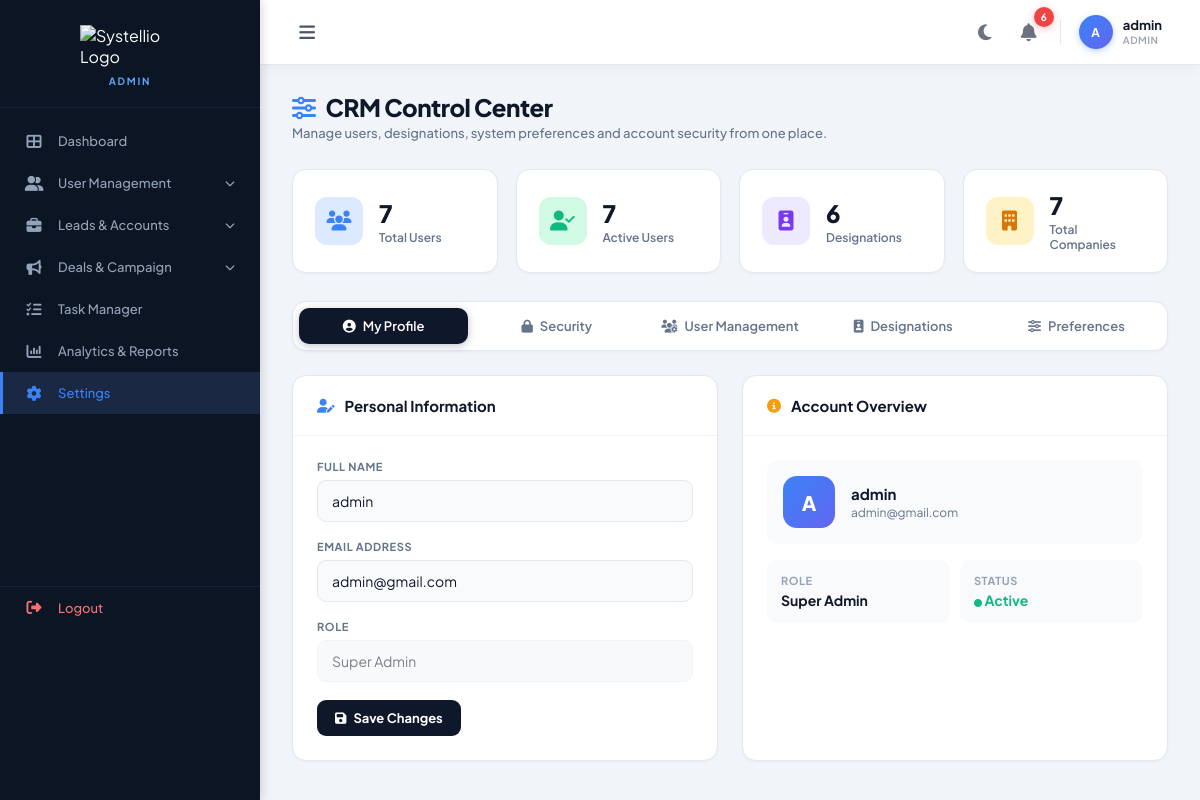
The page /settings.php (signed in) on the database its author committed.
### tables this page shows
CREATE TABLE `users` (
  `id` int(11) NOT NULL,
  `name` varchar(100) NOT NULL,
  `username` varchar(50) NOT NULL,
  `email` varchar(100) DEFAULT NULL,
  `password` varchar(255) NOT NULL,
  `role` enum('super_admin','admin','manager','agent') NOT NULL,
  `designation` varchar(100) DEFAULT NULL,
  `status` enum('active','inactive') DEFAULT 'active',
  `created_at` timestamp NOT NULL DEFAULT current_timestamp(),
  `phone` varchar(50) DEFAULT NULL,
  `created_by` varchar(100) DEFAULT NULL,
  `reporting_to` varchar(100) DEFAULT NULL
);

### settings.php (the view, shortened to what this page needs)
<?php
@include 'config.php';
$activeTab    = "profile";
$current_name  = $_SESSION['name'] ?? '';
$current_email = '';
if (isset($conn)) {
    $uid = $_SESSION['user_id'];
    $uq  = mysqli_query($conn, "SELECT * FROM users WHERE id='$uid'");
    if ($uq && mysqli_num_rows($uq) > 0) {
        $ud            = mysqli_fetch_assoc($uq);
        $current_name  = $ud['name']  ?? $_SESSION['name'];
        $current_email = $ud['email'] ?? '';
    }
}
$all_users = [];
if (isset($conn)) {
    $uq2 = mysqli_query($conn, "SELECT * FROM users ORDER BY created_at DESC");
    if ($uq2) while ($r = mysqli_fetch_assoc($uq2)) $all_users[] = $r;
}
$all_designations = [];
if (isset($conn)) {
    $dq = mysqli_query($conn, "SELECT * FROM designations ORDER BY id DESC");
    if ($dq) while ($r = mysqli_fetch_assoc($dq)) $all_designations[] = $r;
}
$total_users    = count($all_users);
$active_users   = count(array_filter($all_users, fn($u) => $u['status'] === 'active'));
$total_desig    = count($all_designations);
$total_companies = 0;
if (isset($conn)) {
    $cq = mysqli_query($conn, "SELECT COUNT(*) as cnt FROM companies");
    if ($cq) $total_companies = mysqli_fetch_assoc($cq)['cnt'];
}
?>
<!DOCTYPE html>
<html lang="en">
<head>
    <link rel="stylesheet" href="https://cdnjs.cloudflare.com/ajax/libs/font-awesome/6.4.0/css/all.min.css">
</head>
<body>
<?php
    include 'sidebar.php';
?>
<div class="main-content">
    <?php include 'topbar.php'; ?>
    <div class="settings-body">
        <div class="page-header">
            <div class="page-header-left">
                <h1><i class="fa-solid fa-sliders" style="color:#3b82f6;margin-right:10px;"></i>CRM Control Center</h1>
                <p>Manage users, designations, system preferences and account security from one place.</p>
            </div>
        </div>
        <div class="stats-row">
            <div class="stat-card">
                <div class="stat-icon" style="background:#dbeafe;color:#3b82f6;">
                    <i class="fa-solid fa-users"></i>
                </div>
                <div class="stat-info">
                    <h3><?= $total_users ?></h3>
                    <p>Total Users</p>
                </div>
            </div>
            <div class="stat-card">
                <div class="stat-icon" style="background:#d1fae5;color:#10b981;">
                    <i class="fa-solid fa-user-check"></i>
                </div>
                <div class="stat-info">
                    <h3><?= $active_users ?></h3>
                    <p>Active Users</p>
                </div>
            </div>
            <div class="stat-card">
                <div class="stat-icon" style="background:#ede9fe;color:#7c3aed;">
                    <i class="fa-solid fa-id-badge"></i>
                </div>
                <div class="stat-info">
                    <h3><?= $total_desig ?></h3>
                    <p>Designations</p>
                </div>
            </div>
            <div class="stat-card">
                <div class="stat-icon" style="background:#fef3c7;color:#d97706;">
                    <i class="fa-solid fa-building"></i>
                </div>
                <div class="stat-info">
                    <h3><?= $total_companies ?></h3>
                    <p>Total Companies</p>
                </div>
            </div>
        </div>
        <div class="tab-nav">
            <button class="tab-btn <?= $activeTab==='profile'      ? 'active':'' ?>" onclick="switchTab('profile')">
                <i class="fa-solid fa-user-circle"></i> My Profile
            </button>
            <button class="tab-btn <?= $activeTab==='security'     ? 'active':'' ?>" onclick="switchTab('security')">
                <i class="fa-solid fa-lock"></i> Security
            </button>
            <button class="tab-btn <?= $activeTab==='users'        ? 'active':'' ?>" onclick="switchTab('users')">
                <i class="fa-solid fa-users-gear"></i> User Management
            </button>
            <button class="tab-btn <?= $activeTab==='designations' ? 'active':'' ?>" onclick="switchTab('designations')">
                <i class="fa-solid fa-id-badge"></i> Designations
            </button>
            <button class="tab-btn <?= $activeTab==='preferences'  ? 'active':'' ?>" onclick="switchTab('preferences')">
                <i class="fa-solid fa-sliders"></i> Preferences
            </button>
        </div>
        <div class="tab-panel <?= $activeTab==='profile' ? 'active':'' ?>" id="tab-profile">
            <div class="two-col">
                <div class="card">
                    <div class="card-header">
                        <div class="card-title">
                            <i class="fa-solid fa-user-pen" style="color:#3b82f6;"></i> Personal Information
                        </div>
                    </div>
                    <div class="card-body">
                        <form action="settings.php" method="POST">
                            <div class="form-group">
                                <label>Full Name</label>
                                <input type="text" name="name" value="<?= htmlspecialchars($current_name) ?>" required>
                            </div>
                            <div class="form-group">
                                <label>Email Address</label>
                                <input type="email" name="email" value="<?= htmlspecialchars($current_email) ?>">
                            </div>
                            <div class="form-group">
                                <label>Role</label>
                                <input type="text" value="Super Admin" disabled>
                            </div>
                            <button type="submit" name="update_profile" class="btn btn-primary">
                                <i class="fa-solid fa-floppy-disk"></i> Save Changes
                            </button>
                        </form>
                    </div>
                </div>
                <div class="card">
                    <div class="card-header">
                        <div class="card-title">
                            <i class="fa-solid fa-circle-info" style="color:#f59e0b;"></i> Account Overview
                        </div>
                    </div>
                    <div class="card-body">
                        <div style="display:flex;flex-direction:column;gap:16px;">
                            <div style="display:flex;align-items:center;gap:16px;padding:16px;background:#f8fafc;border-radius:12px;">
                                <div style="width:52px;height:52px;border-radius:14px;background:linear-gradient(135deg,#3b82f6,#6366f1);display:flex;align-items:center;justify-content:center;color:#fff;font-size:20px;font-weight:800;">
                                    <?= strtoupper(substr($current_name,0,1)) ?>
                                </div>
                                <div>
                                    <div style="font-weight:700;font-size:15px;color:#0f172a;"><?= htmlspecialchars($current_name) ?></div>
                                    <div style="font-size:12px;color:#64748b;margin-top:2px;"><?= htmlspecialchars($current_email ?: 'No email set') ?></div>
                                </div>
                            </div>
                            <div style="display:grid;grid-template-columns:1fr 1fr;gap:10px;">
                                <div style="padding:14px;background:#f8fafc;border-radius:10px;">
                                    <div style="font-size:11px;color:#94a3b8;font-weight:700;text-transform:uppercase;letter-spacing:0.5px;">Role</div>
                                    <div style="font-size:14px;font-weight:700;color:#0f172a;margin-top:4px;">Super Admin</div>
                                </div>
                                <div style="padding:14px;background:#f8fafc;border-radius:10px;">
                                    <div style="font-size:11px;color:#94a3b8;font-weight:700;text-transform:uppercase;letter-spacing:0.5px;">Status</div>
                                    <div style="font-size:14px;font-weight:700;color:#10b981;margin-top:4px;"><i class="fa-solid fa-circle" style="font-size:8px;"></i> Active</div>
                                </div>
                            </div>
                        </div>
                    </div>
                </div>
            </div>
        </div>
    </div>
</div>
</body>
</html>

### settings.php (style rules this page uses)
* { margin: 0; padding: 0; box-sizing: border-box; font-family: 'Plus Jakarta Sans', sans-serif; }
body { background-color: #f1f5f9; display: flex; height: 100vh; overflow: hidden; color: #0f172a; transition: background-color 0.3s, color 0.3s; }
.main-content { flex-grow: 1; display: flex; flex-direction: column; overflow-y: auto; background-color: #f1f5f9; transition: background-color 0.3s; }
.settings-body { padding: 28px 32px 40px; }
.page-header { display: flex; align-items: center; justify-content: space-between; margin-bottom: 28px; }
.page-header-left h1 { font-size: 24px; font-weight: 800; color: #0f172a; letter-spacing: -0.5px; }
.page-header-left p { font-size: 13px; color: #64748b; margin-top: 3px; font-weight: 500; }
.stats-row { display: grid; grid-template-columns: repeat(4, 1fr); gap: 18px; margin-bottom: 28px; }
.stat-card { background: #fff; border-radius: 14px; padding: 20px 22px; border: 1px solid #e2e8f0; display: flex; align-items: center; gap: 16px; box-shadow: 0 1px 3px rgba(0,0,0,0.04); transition: box-shadow 0.2s, transform 0.2s; }
.stat-icon { width: 48px; height: 48px; border-radius: 12px; display: flex; align-items: center; justify-content: center; font-size: 20px; flex-shrink: 0; }
.stat-info h3 { font-size: 24px; font-weight: 800; color: #0f172a; }
.stat-info p { font-size: 12px; color: #64748b; font-weight: 600; margin-top: 2px; }
.tab-nav { display: flex; gap: 4px; background: #fff; padding: 6px; border-radius: 14px; border: 1px solid #e2e8f0; margin-bottom: 24px; box-shadow: 0 1px 3px rgba(0,0,0,0.04); }
.tab-btn { flex: 1; padding: 10px 14px; border-radius: 10px; border: none; background: transparent; cursor: pointer; font-size: 13px; font-weight: 600; color: #64748b; display: flex; align-items: center; justify-content: center; gap: 7px; transition: all 0.2s; white-space: nowrap; }
.tab-btn.active { background: #0f172a; color: #fff; box-shadow: 0 2px 8px rgba(15,23,42,0.25); }
.tab-btn i { font-size: 13px; }
.tab-panel { display: none; }
.tab-panel.active { display: block; }
.card { background: #fff; border-radius: 14px; border: 1px solid #e2e8f0; box-shadow: 0 1px 3px rgba(0,0,0,0.04); overflow: hidden; }
.card-header { padding: 20px 24px; border-bottom: 1px solid #f1f5f9; display: flex; align-items: center; justify-content: space-between; }
.card-title { font-size: 15px; font-weight: 700; color: #0f172a; display: flex; align-items: center; gap: 10px; }
.card-title i { font-size: 14px; }
.card-body { padding: 24px; }
.two-col { display: grid; grid-template-columns: 1fr 1fr; gap: 24px; }
.form-group { margin-bottom: 18px; }
.form-group label { display: block; font-size: 11px; font-weight: 700; color: #64748b; text-transform: uppercase; letter-spacing: 0.6px; margin-bottom: 7px; }
.form-group input, .form-group select, .form-group textarea { width: 100%; padding: 11px 14px; border-radius: 9px; border: 1.5px solid #e2e8f0; font-size: 14px; color: #0f172a; background: #f8fafc; outline: none; transition: border-color 0.2s, background 0.2s, box-shadow 0.2s; font-family: inherit; }
.form-group input:disabled { opacity: 0.55; cursor: not-allowed; background: #f1f5f9; }
.btn { display: inline-flex; align-items: center; gap: 7px; padding: 10px 18px; border-radius: 9px; border: none; cursor: pointer; font-size: 13px; font-weight: 700; font-family: inherit; transition: all 0.2s; }
.btn-primary { background: #0f172a; color: #fff; }

### rows shown on the page
users: name "admin", email "admin@gmail.com", name "A"

### other values the page prints
$sidebarRole "ADMIN"
$_notif_count "6"
$_tb_initials "A"
$_tb_name "admin"
$_tb_role_display "ADMIN"
$total_users "7"
$active_users "7"
$total_desig "6"
$total_companies "7"
